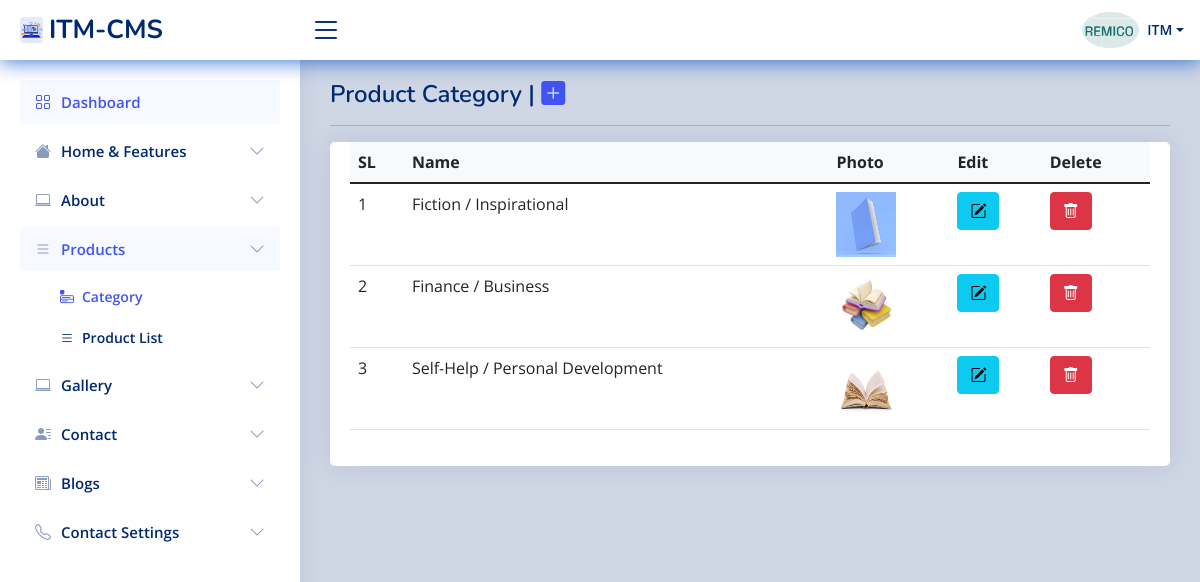
Screenshot of /itm-admin/user/product-category (signed in) with the database file from the repository.
### tables this page shows
CREATE TABLE `stuff` (
  `userid` int(11) NOT NULL,
  `stuff_name` varchar(50) NOT NULL,
  `position` varchar(500) NOT NULL,
  `contact_info` varchar(50) NOT NULL,
  `business_name` varchar(500) NOT NULL,
  `business_details` varchar(250) NOT NULL,
  `service_charge` varchar(250) NOT NULL,
  `business_phone` varchar(100) NOT NULL,
  `business_email` varchar(250) NOT NULL,
  `biz_web` varchar(200) NOT NULL,
  `business_address` varchar(500) NOT NULL,
  `invoice_welcome` varchar(500) NOT NULL,
  `photo` varchar(150) NOT NULL,
  `sign_img` text NOT NULL,
  `join_date` date NOT NULL,
  `status` int(11) NOT NULL,
  `software_status` int(11) NOT NULL,
  `comments` varchar(500) NOT NULL,
  `division_id` int(11) NOT NULL,
  `district_id` int(11) NOT NULL,
  `upazila_id` int(11) NOT NULL,
  `inv_name` varchar(50) NOT NULL
);

CREATE TABLE `user` (
  `userid` int(11) NOT NULL,
  `full_name` varchar(250) NOT NULL,
  `username` varchar(50) NOT NULL,
  `password` varchar(200) NOT NULL,
  `access_level` int(11) NOT NULL,
  `status` int(11) NOT NULL,
  `expire_date` date NOT NULL
);

CREATE TABLE `product_category` (
  `cat_id` int(30) NOT NULL,
  `user_id` int(200) NOT NULL,
  `cat_name` varchar(200) NOT NULL,
  `cat_details` varchar(200) NOT NULL,
  `link` varchar(300) NOT NULL,
  `show_colum` int(20) NOT NULL,
  `cat_photo` varchar(50) NOT NULL
);

### itm-admin/user/session.php (called while the page is built, shortened)
<?php
include('../includes/conn.php');
$sq = mysqli_query($con, "select * from stuff left join `user` on user.userid=stuff.userid where stuff.userid='" . $_SESSION['id'] . "'");
$srow = mysqli_fetch_array($sq);
$user = $srow['username'];

### itm-admin/user/product-category.php (the view, shortened to what this page needs)
<!DOCTYPE html>
<html lang="en">
<head>
	<?php require_once 'head_link.php'; ?>
</head>
<body>
	<?php require_once 'header1.php'; ?>
	<?php require_once 'sidebar.php'; ?>
	<main id="main" class="main">
		<div class="pagetitle">
			<h1>Product Category | <span> <a href="product-category-add"> <i class="bi bi-plus-square-fill"></i> </a> </span> </h1>
			<hr>
		</div>
		<section class="section">
			<div class="row">
				<div class="col-lg-12">
					<div class="card">
						<div class="card-body">
							<table class="table table-hover datatable">
								<thead class="bg-light">
									<tr>
										<th>SL</th>
										<th>Name</th>
										<th>Photo</th>
										<th>Edit</th>
										<th>Delete</th>
									</tr>
								</thead>
								<tbody id="tbody">
									<?php
									$sl = 0;
									$eq = mysqli_query($con, "select * from product_category  where user_id='" . $_SESSION['id'] . "' ORDER BY cat_id desc   ");
									while ($eqrow = mysqli_fetch_array($eq)) {
									?>
										<tr>
											<td><?php echo  ++$sl; ?></td>
											<td><?php echo $eqrow['cat_name']; ?></td>
											<td> <img src="user_images/<?php echo $eqrow['cat_photo']; ?>" class="img-rounded" height="65px;" width="60px;" /></td>
											<td><a class="btn btn-info" href="product-category-add?edit_id=<?php echo $eqrow['cat_id']; ?>" title="click for edit" onclick="return confirm('Are You Sure To Edit ?')"><span class="bi bi-pencil-square"></span> </a> </td>
											<td><a class="btn btn-danger" href="?delete_id=<?php echo $eqrow['cat_id']; ?>" title="click for delete" onclick="return confirm('Are You Sure To Delete ?')"><span class="bi bi-trash"></span> </a> </td>
										</tr>
									<?php
									}
									?>
								</tbody>
							</table>
						</div>
					</div>
				</div>
			</div>
		</section>
	</main>
	<?php require_once 'footer1.php'; ?>

### itm-admin/user/header1.php (shortened to what this page needs)
<?php
  require_once 'session.php';
  include('../scripts2.php');
  ?>
  <header id="header" class="header fixed-top d-flex align-items-center">
    <div class="d-flex align-items-center justify-content-between">
      <a href="home" class="logo d-flex align-items-center">
        <img src="../includes/web.jpg" alt="ITM" class="rounded">
        <span class="d-none d-lg-block">ITM-CMS</span>
      </a>
      <i class="bi bi-list toggle-sidebar-btn"></i>
    </div>
    <nav class="header-nav ms-auto">
      <ul class="d-flex align-items-center">
        <li class="nav-item dropdown pe-3">
          <a class="nav-link nav-profile d-flex align-items-center pe-0" href="#" data-bs-toggle="dropdown">
            <img src="../<?php if ($srow['photo']==""){echo "img/profile.jpg"; } else {echo $srow['photo'];} ?>" alt="Profile" class="rounded-circle">
            <span class="d-none d-md-block dropdown-toggle ps-2"><?php echo $user; ?></span>
          </a>
        </li>
      </ul>
    </nav>
  </header>

### itm-admin/user/assets/css/style.css (style rules this page uses)
:root { scroll-behavior: smooth; }
body { background:#01297030; font-family: "Open Sans", sans-serif; color: #444444; }
a { color: #4154f1; text-decoration: none; }
h1, h2, h3, h4, h5, h6 { font-family: "Nunito", sans-serif; }
#main { margin-top: 60px; padding: 20px 30px; transition: all 0.3s; }
.pagetitle { margin-bottom: 10px; }
.pagetitle h1 { font-size: 24px; margin-bottom: 0; font-weight: 600; color: #012970; }
.card { margin-bottom: 30px; border: none; border-radius: 5px; box-shadow: 0px 0 30px rgba(1, 41, 112, 0.1); }
.card-body { padding: 0 20px 20px 20px; }
.logo { line-height: 1; }
@media (min-width: 1200px) { .logo { width: 280px; } }
.logo img { max-height: 26px; margin-right: 6px; }
.logo span { font-size: 26px; font-weight: 700; color: #012970; font-family: "Nunito", sans-serif; }
.header { transition: all 0.5s; z-index: 997; height: 60px; box-shadow: 0px 2px 20px rgba(1, 41, 112, 0.1); background-color: #fff; padding-left: 20px; }
.header .toggle-sidebar-btn { font-size: 32px; padding-left: 10px; cursor: pointer; color: #012970; }
.header-nav ul { list-style: none; }
.header-nav > ul { margin: 0; padding: 0; }
.header-nav .nav-profile { color: #012970; }
.header-nav .nav-profile img { max-height: 36px; }
.header-nav .nav-profile span { font-size: 14px; font-weight: 600; }
@media (min-width: 1200px) { #main, #footer { margin-left: 300px; } }

### itm-admin/user/header1.php (style rules this page uses)
.header { transition: all 0.5s; z-index: 997; height: 60px; box-shadow: 0px 2px 20px #0a58cac9; background-color: #fff; padding-left: 20px; }

### rows the page displays
stuff: photo (picture), user.username "ITM"
product_category: cat_name "Fiction / Inspirational", cat_photo (picture)
product_category: cat_name "Finance / Business", cat_photo (picture)
product_category: cat_name "Self-Help / Personal Development", cat_photo (picture)
